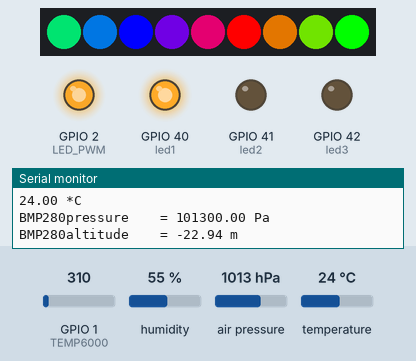
Simulated run of this program. Board: ESP32. Shown: 9 RGB LEDs in strip order, left to right, output pins drawn as LEDs (lit = HIGH), the last lines printed to the serial monitor. The test bench sets the inputs (shaded band); at power-on: GPIO 1 (TEMP6000) = 310, humidity 55 %, air pressure 1013 hPa, temperature 24 °C.

Above: at 9.19 s.
At 13.99 s:
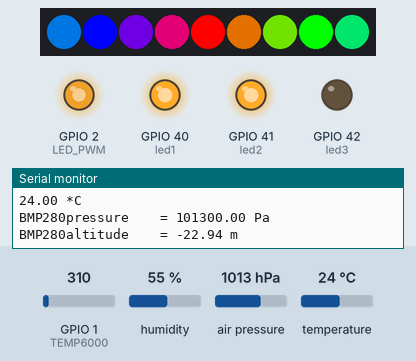
At 19.06 s:
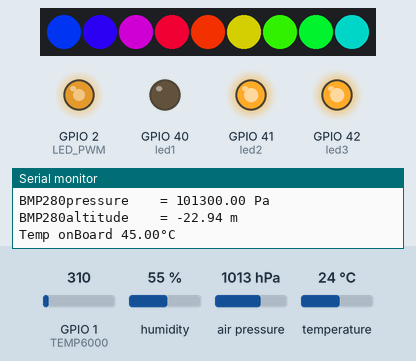
At 32.09 s:
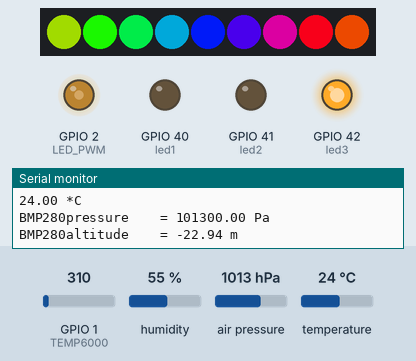
At 36.25 s:
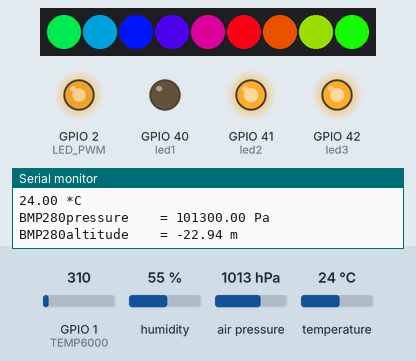
At 39.58 s:
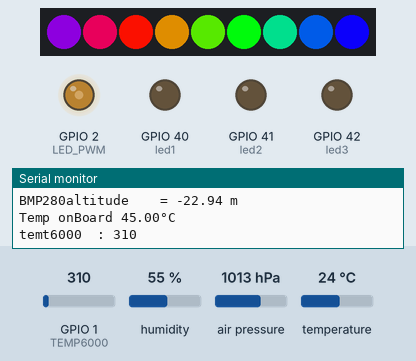
Timing chart, 0 to 40.0 s (numbered marks = the images above):
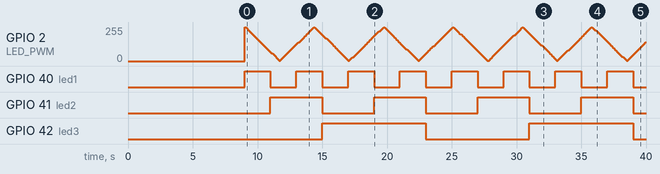

The program:

main.cpp
```cpp
#include "globals.h"
#include "rgbstrip.h"
#include "ledpwm.h"
#include "temp6000.h"
#include "aht10.h"
#include "bmp280.h"
#include "cputemp.h"

TaskHandle_t rgbstripHand, ledpwmHand, temp6000Hand, aht10Hand, bmp280Hand, cputempHand ;
QueueHandle_t queue;
Adafruit_AHTX0 aht;
Adafruit_BMP280 bmp;
CRGB leds[RGB_NUMS];
int bootstatus = 0 ;

void setup() {
  // setup RTOS
  Serial.begin(115200) ;
  Serial.println();
  Serial.println("Esp32s3 Booting up") ;
  Serial.println();
  delay(1000);

  Serial.print("Starting up TTP223 ... ") ;
  pinMode(TTP223, INPUT) ;
  delay(1000);
  Serial.println("Done") ;
  delay(1000);

  Serial.print("Starting up FastLED WS2812 ... ") ;
  FastLED.addLeds<WS2812, RGB_PIN, GRB>(leds, RGB_NUMS).setCorrection(TypicalLEDStrip) ;
  FastLED.clear() ;
  delay(1000);
  Serial.println("Done") ;
  delay(1000);

  Serial.print("Starting up Adafruit AHT20 ... ");
  if (! aht.begin()) {
    Serial.print("Could not find AHT? Check wiring ");
    while (!digitalRead(TTP223)) delay(10) ;
    Serial.print("BYPASS ") ;
  }
  delay(1000) ;
  Serial.println("Done");
  delay(1000);

  Serial.print("Starting up Adafruit BMP280 ... ");
  if (!bmp.begin()) {
    Serial.print(F("Could not find BMP? Check wiring "));
    while (!digitalRead(TTP223)) delay(10);
    Serial.print("BYPASS ") ;
  }
  bmp.setSampling(Adafruit_BMP280::MODE_FORCED,     /* Operating Mode. */
                  Adafruit_BMP280::SAMPLING_X2,     /* Temp. oversampling */
                  Adafruit_BMP280::SAMPLING_X16,    /* Pressure oversampling */
                  Adafruit_BMP280::FILTER_X16,      /* Filtering. */
                  Adafruit_BMP280::STANDBY_MS_500); /* Standby time. */
  delay(1000) ;
  Serial.println("Done") ;
  delay(1000) ;

  Serial.println("Starting Task ... ") ;
  Serial.println() ;
  xTaskCreate( temp6000Task,  "temp6000", 1500, NULL, 1, &temp6000Hand  ) ;
  xTaskCreate( rgbstripTask,  "rgbstrip", 1500, NULL, 1, &rgbstripHand  ) ;
  xTaskCreate( cputempTask,   "cpu_temp", 1500, NULL, 1, &cputempHand   ) ;
  xTaskCreate( ledpwmTask,    "ledpwm",   1500, NULL, 1, &ledpwmHand    ) ;
  xTaskCreate( aht10Task,     "aht10",    3000, NULL, 1, &aht10Hand     ) ;
  xTaskCreate( bmp280Task,    "bpm280",   3000, NULL, 1, &bmp280Hand    ) ;
}

void loop(){
  // Just Nothing~~
  /*
  UBaseType_t taskaht10 = uxTaskGetStackHighWaterMark(TAHT10);
  Serial.print("Taht10 : ");
  Serial.println(taskaht10) ;
  UBaseType_t taskbmp280 = uxTaskGetStackHighWaterMark(TBMP280);
  Serial.print("TBMP280 : ");
  Serial.println(taskbmp280) ;
  delay(500) ;
  */
}
```

aht10.h
```cpp
// include/aht10.h
#ifndef AHT10_H
#define AHT10_H

extern void aht10Task(void *parameter);

#endif
```

bmp280.h
```cpp
// include/bmp280.h
#ifndef BMP280_H
#define BMP280_H

extern void bmp280Task(void *parameter);

#endif
```

cputemp.h
```cpp
// include/cputemp.h
#ifndef CPUTEMP_H
#define CPUTEMP_H

extern void cputempTask(void *parameter);

#endif
```

globals.h
```cpp
// include globals.h
#ifndef GLOBALS_H
    #define GLOBALS_H

    #include <Arduino.h>
    #include <FastLED.h>
    #include <Adafruit_AHTX0.h>
    #include <Adafruit_BMP280.h>

    // Define pins here
    //#define AHT10     sda8, scl9
    //#define BMP280    sda8, scl9
    #define TEMP6000    1
    #define LED_PWM     2
    #define TTP223      5
    #define led1 40
    #define led2 41
    #define led3 42
    // FastLED
    #define RGB_NUMS  9
    #define RGB_PIN   4

    extern Adafruit_AHTX0 aht;
    extern Adafruit_BMP280 bmp;
    extern CRGB leds[RGB_NUMS];
    extern int bootstatus;
#endif
```

ledpwm.h
```cpp
// include/ledpwm.h

#ifndef LEDPWM_H
#define LEDPWM_H

extern void ledpwmTask(void *parameter);

#endif
```

rgbstrip.h
```cpp
// include/rgbstrip.h
#ifndef RGBSTRIP_H
#define RGBSTRIP_H

extern void rgbstripTask(void *parameter);

#endif
```

temp6000.h
```cpp
// include/temp6000.h
#ifndef TEMP6000_h
#define TEMP6000_h

extern void temp6000Task(void *parameter);

#endif
```

aht10.cpp
```cpp
// src/aht10.cpp
#include "globals.h"
#include "aht10.h"

void aht10Task(void *parameter) {

  for (;;) {
      sensors_event_t humidity, temp;
      aht.getEvent(&humidity, &temp);
      Serial.print("AHT20temp: "); Serial.print(temp.temperature); Serial.println(" *C");
      Serial.print("AHT20humi: "); Serial.print(humidity.relative_humidity); Serial.println("% rH");
    delay(2000);
  }
}
```

bmp280.cpp
```cpp
// src/bmp280.cpp
#include "globals.h"
#include "bmp280.h"

void bmp280Task(void *parameter) {

  for(;;) {
    if (bmp.takeForcedMeasurement()) {
    // can now print out the new measurements
        Serial.print(F("BMP280temperature = ")) ;
        Serial.print(bmp.readTemperature()) ;
        Serial.println(" *C") ;

        Serial.print(F("BMP280pressure    = ")) ;
        Serial.print(bmp.readPressure()) ;
        Serial.println(" Pa") ;

        Serial.print(F("BMP280altitude    = ")) ;
        Serial.print(bmp.readAltitude(1010.25)) ; /* Adjusted to local forecast! */
        Serial.println(" m") ;
    } else {
        Serial.println("Forced measurement failed!") ;
    }
    delay(2000) ;
  }
}
```

cputemp.cpp
```cpp
// scr/cputemp.cpp
#include "globals.h"
#include "cputemp.h"

void cputempTask(void *parameter) {
  int i = 1 ;
  pinMode(led1, OUTPUT) ;
  pinMode(led2, OUTPUT) ;
  pinMode(led3, OUTPUT) ;
  for(;;){
    float temp_celsius = temperatureRead() ;
    Serial.print("Temp onBoard ") ;
    Serial.print(temp_celsius) ;
    Serial.println("°C") ;
    if(i > 8) {
      i = 1 ;
    }
    digitalWrite(led3, bitRead(i,2)) ;
    digitalWrite(led2, bitRead(i,1)) ;
    digitalWrite(led1, bitRead(i,0)) ;
    i = i + 1 ;

    delay(2000) ;
  }
}
```

ledpwm.cpp
```cpp
// scr/ledpwm.cpp
#include "globals.h"
#include "ledpwm.h"

void ledpwmTask(void *parameter) {
  uint16_t k ;
  int state = 0 ;
  for(;;) {
    if(state == 1) {
      if(k < 256) {
        analogWrite(LED_PWM, k) ;
      }
      k += 1 ;
      if(k == 256){
        state = 0 ;
        k = 1 ;
      }
    } else {
      if(k < 256) {
        analogWrite(LED_PWM, 255 - k) ;
      }
      k += 1 ;
      if(k == 256){
        state = 1 ;
        k = 1 ;
      }
    }
    delay(10) ;
  }
}
```

rgbstrip.cpp
```cpp
// scr/rgbstrip.cpp
#include "globals.h"
#include "rgbstrip.h"
#include <FastLED.h>

byte *Wheel(byte WheelPosition) ;

void rgbstripTask(void *parameter) {
  uint16_t i, j ;
  byte *c ;
  for(;;){
    if(j < 256) {
      for(i=0; i < RGB_NUMS; i++) {
        c = Wheel(((i * 256 / RGB_NUMS) + j) & 255) ;
        leds[RGB_NUMS - 1 - i].setRGB(*c, *(c+1), *(c+2)) ;
      }
      FastLED.show() ;
    }
    j++ ;
    if(j == 256) {
      j = 0 ;
    }
    delay(20) ;
  }
}

byte *Wheel(byte WheelPosition) {
  static byte c[3];

  if(WheelPosition < 85) {
   c[0] = WheelPosition * 3;
   c[1] = 255 - WheelPosition * 3;
   c[2] = 0;
  }
  else if(WheelPosition < 170) {
   WheelPosition -= 85;
   c[0] = 255 - WheelPosition * 3;
   c[1] = 0;
   c[2] = WheelPosition * 3;
  }
  else {
   WheelPosition -= 170;
   c[0] = 0;
   c[1] = WheelPosition * 3;
   c[2] = 255 - WheelPosition * 3;
  }

  return c;
}
```

temp6000.cpp
```cpp
// scr/temp.cpp
#include "globals.h"
#include "temp6000.h"

void temp6000Task(void *parameter) {

    for(;;) {
        int value = analogRead(TEMP6000) ;
        Serial.println() ;
        Serial.print("temt6000  : ") ;
        Serial.println(value) ;
    delay(2000) ;
  }
}
```

Measured:
- by itself, GPIO 40 (led1): alternates HIGH for 2.0 s and LOW for 2.0 s
- by itself, GPIO 41 (led2): alternates HIGH for 4.0 s and LOW for 4.0 s
- by itself, GPIO 42 (led3): alternates HIGH for 8.0 s and LOW for 8.0 s
